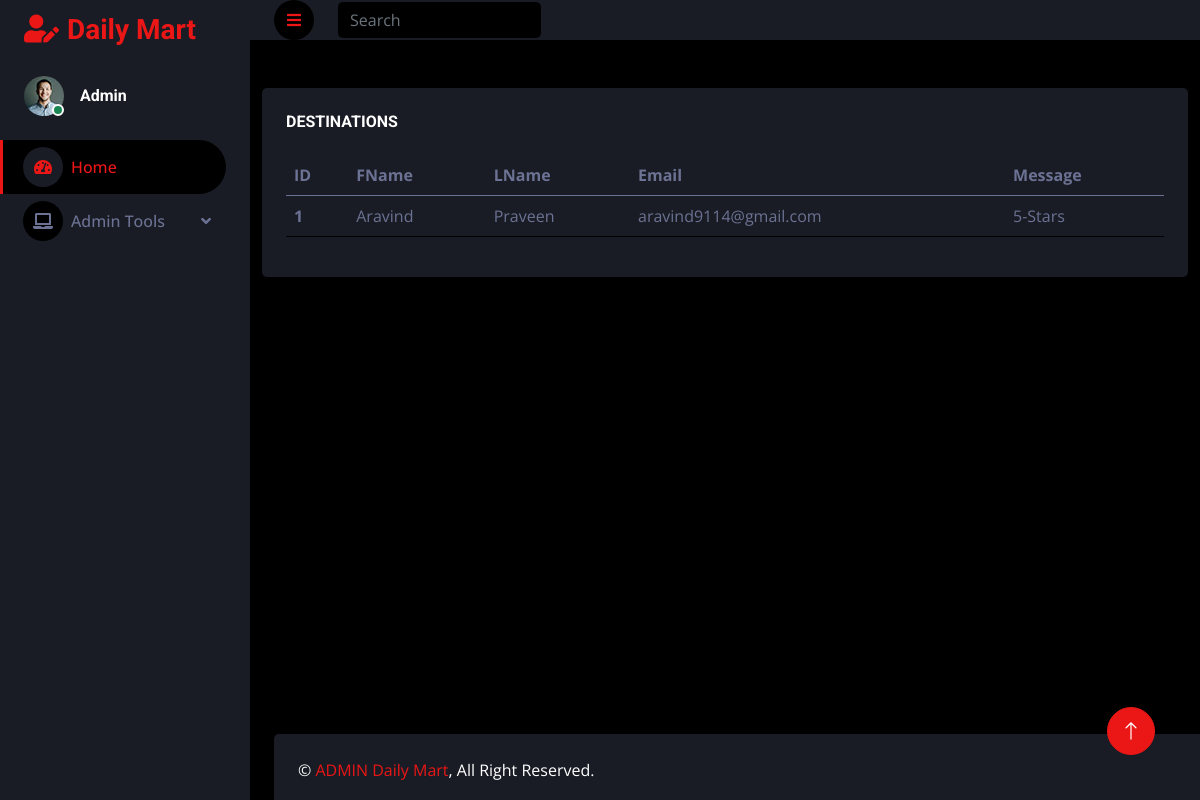
Screenshot of /viewfeedback/ with the database file from the repository.
### USERAPP/models.py (models this page shows)
class Customer(models.Model):
    FName = models.CharField(max_length=15)
    LName = models.CharField(max_length=15)
    Email = models.EmailField()
    Message = models.TextField()

### ADMINAPP/views.py (the view)
# urls.py: path('viewfeedback/',views.customerlist,name="customerlist"),
def customerlist(request):
       data=Customer.objects.all()
       return render(request,'viewfeedback.html',{'data':data})

### ADMINAPP/templates/viewfeedback.html
{% extends 'index.html' %}
{% block content %}
{% load static %}
<div class="container my-5">
    <div class="row justify-content-center">
        <div class="col-12">
            <div class="bg-secondary rounded p-4">
                <h6 class="mb-4">DESTINATIONS</h6>
                <table class="table">
                    <thead>
                        <tr>
                            <th scope="col">ID</th>
                            <th scope="col">FName</th>
                            <th scope="col">LName</th>
                            <th scope="col">Email</th>
                            <th scope="col">Message</th>
                        </tr>
                    </thead>
                    <tbody>
                        {% for i in data %}
                        <tr>
                            <th scope="row">{{forloop.counter}}</th>
                            <td>{{i.FName}}</td>
                            <td>{{i.LName}}</td>
                            <td>{{i.Email}}</td>
                            <td>{{i.Message}}</td>
                        </tr>
                        {% endfor %}
                    </tbody>
                </table>
            </div>
        </div>
    </div>
</div>
{% endblock %}

### ADMINAPP/static/user/css/style.css (style rules this page uses)
:root { --primary: #EB1616; --secondary: #191C24; --light: #6C7293; --dark: #000000; }

### rows the page displays
Customer: FName "Aravind", LName "Praveen", Email "aravind9114@gmail.com", Message "5-Stars"
